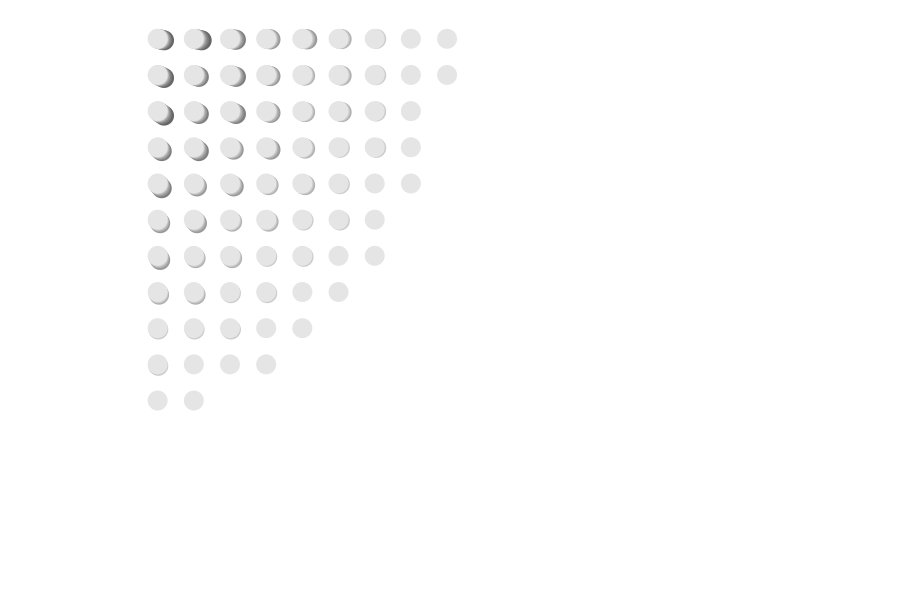
Frame 1 (no input)
Frame 60 (the mouse pressed at the canvas centre just before this capture): identical to frame 1, image omitted
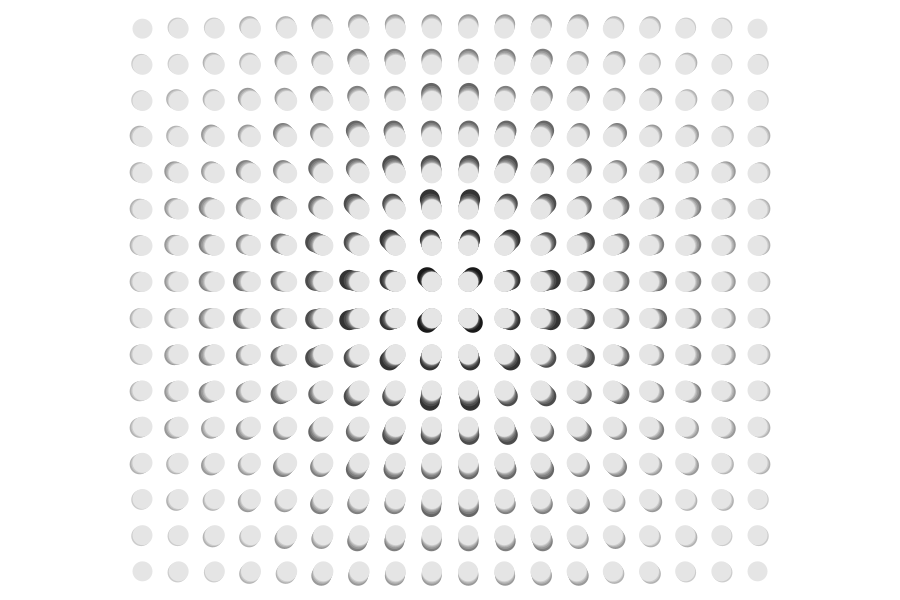
Frame 120 (the mouse held since frame 60 and released just before this capture)

The Processing sketch that drew these frames (run headless with seeded random() and noise(); from frame 60 on, the mouse is pressed at the canvas centre):

// Processing sketch: processing_105910
// ── processing_105910.pde

void setup() {
  size(900, 600);
}

int numberX=18;                //number of balls in X axis
int numberY=16;                //number of balls in Y axis
float r=10;                    //radius of ball
float gap=15;                  //distance between balls
float posX;                    // the centre of each ball
float posY;
float rad =10;                //radius of fade off


void draw() {
  background(255);



  for (int i=0;i<numberX;i++) {
    for (int n=0;n<numberY;n++) {
      posX=width/2-(numberX*r)-gap*(numberX-1)/2+r+i*(gap+2*r);
      posY=height/2-(numberY*r)-gap*(numberY-1)/2+r+n*(gap+2*r);
      fill(255);
      if (dist(posX, posY, mouseX, mouseY)<=r) {
        fill(0);
      }

      for (int m=0;m<rad;m++) {
        if (dist(posX, posY, mouseX, mouseY)<=2*m*(gap/2+r)*sqrt(2) ) {
          noStroke();
          fill(0+255/rad*m);
          ellipse(posX+(gap/((gap+2*r)*sqrt(2))*(posX-mouseX))/m, posY-(gap/((gap+2*r)*sqrt(2))*(mouseY-posY))/m, 2*r, 2*r);
        }

        // else {
        //   ellipse(posX, posY, 2*r, 2*r);
        //  }
      }
    }
  }
}
